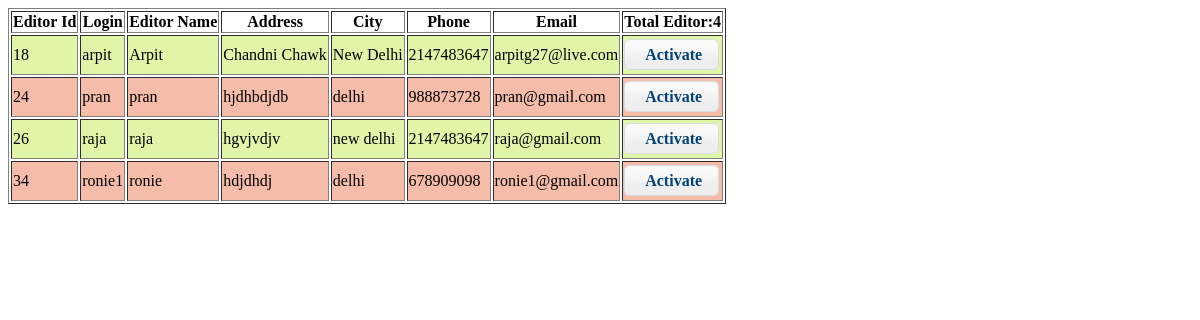
/admin/editor_active_deactive.php, run on the app's committed database.
### tables this page shows
CREATE TABLE IF NOT EXISTS `mst_user` (
  `user_id` int(5) NOT NULL,
  `login` varchar(20) DEFAULT NULL,
  `pass` varchar(20) DEFAULT NULL,
  `username` varchar(30) DEFAULT NULL,
  `address` varchar(50) DEFAULT NULL,
  `city` varchar(15) DEFAULT NULL,
  `phone` int(10) DEFAULT NULL,
  `email` varchar(30) DEFAULT NULL,
  `type` enum('user','admin','editor','') NOT NULL,
  `state` enum('1','0') NOT NULL
);

### admin/editor_active_deactive.php (the view, shortened to what this page needs)
<link rel="stylesheet" href="/OnlineXam/css/jquery-ui-1.10.4.custom.css" type="text/css" />
<?php
$x=0;
$select=mysql_query("select * from mst_user where type like 'editor'");
$num_rows = mysql_num_rows($select);
echo "<table border='1'>
    <tr>
	<th>Editor Id</th>
	<th>Login</th>
	<th>Editor Name</th>
	<th>Address</th>
	<th>City</th>
	<th>Phone</th>
	<th>Email</th>
	<th colspan='2'>Total Editor:" . $num_rows. "</th>
	</tr>";
while($row=mysql_fetch_array($select))
{
		$x=$x+1;
		 if($x%2==0){
			 $col="#F5BCA9";
		 }else{
			 $col="#E1F5A9";
		 }
	$id=$row['user_id'];
$login=$row['login'];
$username=$row['username'];
$address=$row['address'];
$city=$row['city'];
$phone=$row['phone'];
$email=$row['email'];
$status=$row['state'];
?>
<tr bgcolor="<?php echo $col;?>"><td><?php echo $id?> </td>
<td><?php echo $login?> </td>
<td><?php echo $username?> </td>
<td><?php echo $address?> </td>
<td><?php echo $city?> </td>
<td><?php echo $phone?> </td>
<td><?php echo $email?> </td>
<td height="40">
<?php
if(($status)=='1')
{
?>
<a href="/OnlineXam/admin/Action_Editor.php?status=<?php echo $id;?>"
 onclick="return confirm('De-activate <?php echo $username;?>');" id="edit" class="ui-state-default ui-corner-all"> Activate</a>
<?php
}
?>
</td>
<?php }?>
</tr></table>

### admin/editor_active_deactive.php (style rules this page uses)
#edit { padding: .4em 1em .4em 20px; text-decoration: none; position:relative; }

### data on the page
mst_user: user_id "18", login "arpit", username "Arpit", address "Chandni Chawk", city "New Delhi", phone "2147483647", email "arpitg27@live.com"
mst_user: user_id "24", login "pran", username "pran", address "hjdhbdjdb", city "delhi", phone "988873728", email "pran@gmail.com"
mst_user: user_id "26", login "raja", username "raja", address "hgvjvdjv", city "new delhi", phone "2147483647", email "raja@gmail.com"
mst_user: user_id "34", login "ronie1", username "ronie", address "hdjdhdj", city "delhi", phone "678909098", email "ronie1@gmail.com"

### other printed values
$num_rows "4"
